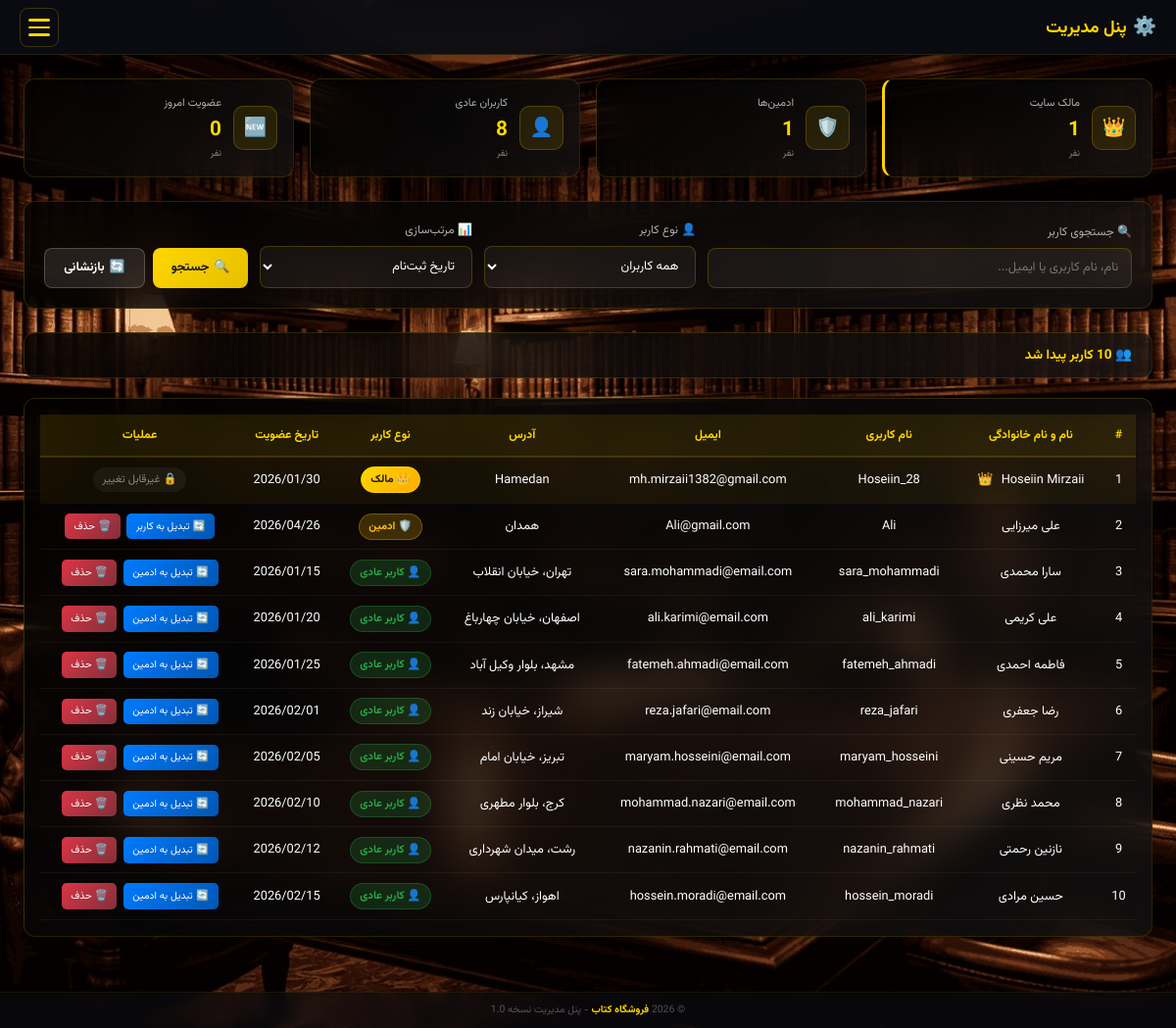
/admin/list_users.php (signed in), run on the app's committed database.
### tables this page shows
CREATE TABLE `users` (
  `user_id` int(11) NOT NULL,
  `first_name` varchar(50) NOT NULL,
  `last_name` varchar(50) NOT NULL,
  `username` varchar(50) NOT NULL,
  `address` varchar(255) DEFAULT NULL,
  `email` varchar(100) NOT NULL,
  `password` varchar(255) NOT NULL,
  `user_type` enum('owner','admin','user') DEFAULT 'user',
  `created_at` timestamp NOT NULL DEFAULT current_timestamp()
);

### admin/list_users.php (the view, shortened to what this page needs)
<?php
include '../database/config.php';
$current_user_id = $_SESSION['user_id'];
$current_user_type = $_SESSION['user_type'];
$search = isset($_GET['search']) ? trim($_GET['search']) : '';
$user_type_filter = isset($_GET['user_type']) ? $_GET['user_type'] : 'all';
$sort_by = isset($_GET['sort']) ? $_GET['sort'] : 'user_type';
$sort_order = isset($_GET['order']) && $_GET['order'] === 'asc' ? 'ASC' : 'DESC';
$where_conditions = [];
$where_clause = !empty($where_conditions) ? 'WHERE ' . implode(' AND ', $where_conditions) : '';
$allowed_sorts = ['first_name', 'last_name', 'username', 'email', 'user_type', 'created_at'];
$sort_by = in_array($sort_by, $allowed_sorts) ? $sort_by : 'user_type';
$query = "SELECT * FROM users $where_clause
          ORDER BY FIELD(user_type, 'owner', 'admin', 'user'), $sort_by $sort_order";
$stmt = $conn->prepare($query);
$stmt->execute();
$result = $stmt->get_result();
$users = [];
while ($row = $result->fetch_assoc()) {
    $users[] = $row;
}
$total_users = count($users);
$owner_count = 0;
$admin_count = 0;
$user_count = 0;
$new_users_today = 0;
foreach ($users as $user) {
    if ($user['user_type'] === 'owner') {
        $owner_count++;
    } elseif ($user['user_type'] === 'admin') {
        $admin_count++;
    } else {
        $user_count++;
    }
}
?>
<link rel="stylesheet" href="../static/css/list_users.css">
<div class="main-container">
    <div class="stats-grid">
        <div class="stat-card" style="border-left: 3px solid #ffd700;">
            <div class="stat-icon"><span>👑</span></div>
            <div class="stat-content">
                <div class="stat-label">مالک سایت</div>
                <div class="stat-value"><?= $owner_count ?></div>
                <div class="stat-sub">نفر</div>
            </div>
        </div>
        <div class="stat-card">
            <div class="stat-icon"><span>🛡️</span></div>
            <div class="stat-content">
                <div class="stat-label">ادمین‌ها</div>
                <div class="stat-value"><?= $admin_count ?></div>
                <div class="stat-sub">نفر</div>
            </div>
        </div>
        <div class="stat-card">
            <div class="stat-icon"><span>👤</span></div>
            <div class="stat-content">
                <div class="stat-label">کاربران عادی</div>
                <div class="stat-value"><?= $user_count ?></div>
                <div class="stat-sub">نفر</div>
            </div>
        </div>
        <div class="stat-card">
            <div class="stat-icon"><span>🆕</span></div>
            <div class="stat-content">
                <div class="stat-label">عضویت امروز</div>
                <div class="stat-value"><?= $new_users_today ?></div>
                <div class="stat-sub">نفر</div>
            </div>
        </div>
    </div>
    <div class="search-filter-section">
        <form method="GET" class="search-filter-grid">
            <div class="form-group">
                <label class="form-label">🔍 جستجوی کاربر</label>
                <input type="text" name="search" class="search-input"
                       placeholder="نام، نام کاربری یا ایمیل..."
                       value="<?= htmlspecialchars($search) ?>">
            </div>
            <div class="form-group">
                <label class="form-label">👤 نوع کاربر</label>
                <select name="user_type" class="filter-select">
                    <option value="all" <?= $user_type_filter === 'all' ? 'selected' : '' ?>>همه کاربران</option>
                </select>
            </div>
            <div class="form-group">
                <label class="form-label">📊 مرتب‌سازی</label>
                <select name="sort" class="sort-select">
                    <option value="created_at" <?= $sort_by === 'created_at' ? 'selected' : '' ?>>تاریخ ثبت‌نام</option>
                </select>
            </div>
            <div class="form-group">
                <label class="form-label">&nbsp;</label>
                <div class="button-group">
                    <button type="submit" class="btn-search"><span>🔍</span> جستجو</button>
                    <a href="list_users.php" class="btn-reset"><span>🔄</span> بازنشانی</a>
                </div>
            </div>
        </form>
    </div>
    <div class="results-info">
        <div class="results-count"><span>👥</span> <?= $total_users ?> کاربر پیدا شد</div>
    </div>
    <div class="users-table-container">
        <table class="users-table">
            <thead>
                <tr>
                    <th>#</th>
                    <th>نام و نام خانوادگی</th>
                    <th>نام کاربری</th>
                    <th>ایمیل</th>
                    <th>آدرس</th>
                    <th>نوع کاربر</th>
                    <th>تاریخ عضویت</th>
                    <th>عملیات</th>
                </tr>
            </thead>
            <tbody>
                <?php if (empty($users)): ?>
                    <tr>
                        <td colspan="8">
                            <div class="empty-state">
                                <div class="empty-icon">👻</div>
                                <h3>هیچ کاربری یافت نشد</h3>
                                <p><?= (!empty($search) || $user_type_filter !== 'all') ? 'با فیلترهای انتخاب شده هیچ کاربری یافت نشد.' : 'هنوز هیچ کاربری در سیستم ثبت‌نام نکرده است.' ?></p>
                            </div>
                        </td>
                    </tr>
                <?php else: ?>
                    <?php $index = 1; ?>
                    <?php foreach ($users as $user): ?>
                        <tr id="user-<?= $user['user_id'] ?>" class="<?= $user['user_type'] === 'owner' ? 'row-owner' : '' ?>">
                            <td><?= $index++ ?></td>
                            <td>
                                <?= htmlspecialchars($user['first_name'] . ' ' . $user['last_name']) ?>
                                <?php if ($user['user_type'] === 'owner'): ?>
                                    <span style="margin-right:5px;">👑</span>
                                <?php endif; ?>
                            </td>
                            <td><?= htmlspecialchars($user['username']) ?></td>
                            <td><?= htmlspecialchars($user['email']) ?></td>
                            <td><?= htmlspecialchars($user['address'] ?? 'ثبت نشده') ?></td>
                            <td>
                                <span class="user-type-badge <?= $user['user_type'] ?>" id="badge-<?= $user['user_id'] ?>">
                                    <?php
                                    if ($user['user_type'] === 'owner') echo '👑 مالک';
                                    elseif ($user['user_type'] === 'admin') echo '🛡️ ادمین';
                                    else echo '👤 کاربر عادی';
                                    ?>
                                </span>
                            </td>
                            <td><?= date('Y/m/d', strtotime($user['created_at'])) ?></td>
                            <td>
                                <div class="user-actions">
                                    <?php if ($user['user_type'] === 'owner'): ?>
                                        <span class="current-user-badge"><span>🔒</span> غیرقابل تغییر</span>
                                    <?php elseif ($user['user_id'] == $current_user_id): ?>
                                        <span class="current-user-badge"><span>🔒</span> شما</span>
                                    <?php else: ?>
                                        <?php if ($current_user_type === 'owner'): ?>
                                            <button onclick="toggleUserType(<?= $user['user_id'] ?>, '<?= $user['user_type'] ?>')"
                                                    class="user-action-btn toggle-btn">
                                                <span>🔄</span>
                                                <?= $user['user_type'] === 'admin' ? 'تبدیل به کاربر' : 'تبدیل به ادمین' ?>
                                            </button>
                                            <button onclick="confirmDelete(<?= $user['user_id'] ?>)"
                                                    class="user-action-btn delete-btn">
                                                <span>🗑️</span> حذف
                                            </button>
                                        <?php else: ?>
                                            <span class="current-user-badge"><span>🚫</span> عدم دسترسی</span>
                                        <?php endif; ?>
                                    <?php endif; ?>
                                </div>
                            </td>
                        </tr>
                    <?php endforeach; ?>
                <?php endif; ?>
            </tbody>
        </table>
    </div>
</div>
<?php
include '../includes/header-admin.php';
?>

### static/css/header-admin.css (style rules this page uses)
* { margin: 0; padding: 0; box-sizing: border-box; }
:root { --primary: #ffd700; --primary-dark: #e6be00; --bg-header: rgba(10, 12, 18, 0.94); --bg-drawer: rgba(15, 18, 25, 0.98); --bg-hover: rgba(255, 215, 0, 0.08); --bg-active: rgba(255, 215, 0, 0.12); --text-primary: #ffffff; --text-secondary: rgba(255, 255, 255, 0.75); --text-muted: rgba(255, 255, 255, 0.45); --border-light: rgba(255, 215, 0, 0.1); --danger: #ef4444; --success: #22c55e; }
body { font-family: "Vazirmatn", system-ui, sans-serif; background-image: url("/new-web/static/images/background.jpg"); background-attachment: fixed; background-size: cover; background-position: center; font-size: 14px; min-height: 100vh; display: flex; flex-direction: column; color: white; }

### data on the page
users: username "Hoseiin_28", email "mh.mirzaii1382@gmail.com", address "Hamedan", user_type "👑 مالک", created_at "2026/01/30"
users: first_name+last_name "علی میرزایی", username "Ali", email "Ali@gmail.com", address "همدان", user_type "🛡️ ادمین", created_at "2026/04/26"
users: first_name+last_name "سارا محمدی", username "sara_mohammadi", email "sara.mohammadi@email.com", address "تهران، خیابان انقلاب", user_type "👤 کاربر عادی", created_at "2026/01/15"
users: first_name+last_name "علی کریمی", username "ali_karimi", email "ali.karimi@email.com", address "اصفهان، خیابان چهارباغ", user_type "👤 کاربر عادی", created_at "2026/01/20"
users: first_name+last_name "فاطمه احمدی", username "fatemeh_ahmadi", email "fatemeh.ahmadi@email.com", address "مشهد، بلوار وکیل آباد", user_type "👤 کاربر عادی", created_at "2026/01/25"
users: first_name+last_name "رضا جعفری", username "reza_jafari", email "reza.jafari@email.com", address "شیراز، خیابان زند", user_type "👤 کاربر عادی", created_at "2026/02/01"
users: first_name+last_name "مریم حسینی", username "maryam_hosseini", email "maryam.hosseini@email.com", address "تبریز، خیابان امام", user_type "👤 کاربر عادی", created_at "2026/02/05"
users: first_name+last_name "محمد نظری", username "mohammad_nazari", email "mohammad.nazari@email.com", address "کرج، بلوار مطهری", user_type "👤 کاربر عادی", created_at "2026/02/10"
users: first_name+last_name "نازنین رحمتی", username "nazanin_rahmati", email "nazanin.rahmati@email.com", address "رشت، میدان شهرداری", user_type "👤 کاربر عادی", created_at "2026/02/12"
users: first_name+last_name "حسین مرادی", username "hossein_moradi", email "hossein.moradi@email.com", address "اهواز، کیانپارس", user_type "👤 کاربر عادی", created_at "2026/02/15"

### other printed values
$owner_count "1"
$admin_count "1"
$user_count "8"
$new_users_today "0"
$total_users "10"
